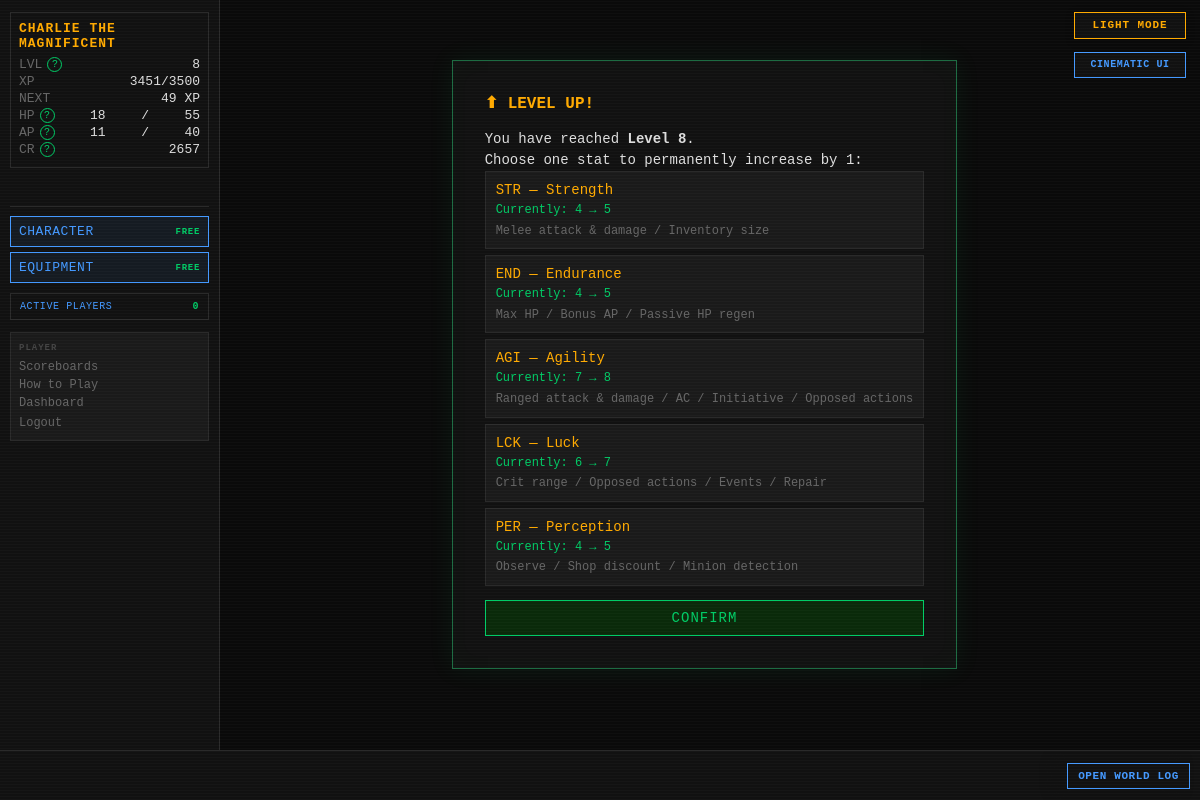
Page /levelup (signed in) on the committed database.
### tables this page shows
CREATE TABLE players (
    id                  INTEGER PRIMARY KEY AUTOINCREMENT,
    username            TEXT    UNIQUE NOT NULL,
    password_hash       TEXT    NOT NULL,
    email               TEXT    UNIQUE NOT NULL,
    character_name      TEXT    NOT NULL,
    sex                 TEXT    NOT NULL,
    class_id            INTEGER REFERENCES classes(id),
    str_stat            INTEGER NOT NULL DEFAULT 1,
    end_stat            INTEGER NOT NULL DEFAULT 1,
    agi_stat            INTEGER NOT NULL DEFAULT 1,
    lck_stat            INTEGER NOT NULL DEFAULT 1,
    per_stat            INTEGER NOT NULL DEFAULT 1,
    level               INTEGER NOT NULL DEFAULT 1,
    xp                  INTEGER NOT NULL DEFAULT 0,
    current_hp          INTEGER NOT NULL,
    current_ap          INTEGER NOT NULL,
    credits             INTEGER NOT NULL DEFAULT 25,
    equipped_weapon_id  INTEGER REFERENCES inventory_items(id),
    equipped_armor_id   INTEGER REFERENCES inventory_items(id),
    equipped_special_id INTEGER REFERENCES inventory_items(id),
    in_combat           INTEGER NOT NULL DEFAULT 0,
    pending_levelup     INTEGER NOT NULL DEFAULT 0,
    pending_perk        INTEGER NOT NULL DEFAULT 0,
    combat_preference   TEXT    NOT NULL DEFAULT "Balanced",
    is_banned           INTEGER NOT NULL DEFAULT 0,
    retired_at          TEXT,
    last_login_at       TEXT,
    created_at          TEXT    NOT NULL DEFAULT (datetime('now'))
);

### routes/auth.py (the view)
@bp.route("/levelup", methods=["GET"])
def levelup():
    player = g.player
    perks = _eligible_perks(player) if player.get("pending_perk") else []
    return render_template("auth/levelup.html", player=player, perks=perks)

### app.py (called while the page is built, shortened)
def _context_processor() -> dict:
    settings = get_all_settings()
    player = g.get("player")
    if not player:
        return {"settings": settings}
    active_count = execute_one(
        """SELECT COUNT(DISTINCT q.player_id) AS cnt FROM action_queue q
           JOIN players p ON p.id=q.player_id
           WHERE datetime(q.created_at)>=datetime('now','-5 minutes') AND p.is_banned=0"""
    )["cnt"]
    return {"player": player, "settings": settings,
            "active_player_count": active_count}

def _check_auth():
    if request.endpoint in _AUTH_EXEMPT:
        return None
    if not session.get("player_id"):
        return redirect(url_for("auth.login"))
    return None

def _load_player():
    player_id = session.get("player_id")
    if not player_id:
        return None
    reconcile_combat_state(player_id)
    player = get_player(player_id)
    if player is None:
        session.clear()
        return redirect(url_for("auth.login"))
    g.player = player
    return None

def _check_levelup():
    if request.endpoint in _LEVELUP_EXEMPT:
        return None

def _set_blackout_flag():
    settings = get_all_settings()
    blackout_mins = settings.get("MIDNIGHT_BLACKOUT_MINUTES", cfg.MIDNIGHT_BLACKOUT_MINUTES)
    now = datetime.now(timezone.utc)
    minutes_to_midnight = (24 * 60) - (now.hour * 60 + now.minute)
    g.blackout = (minutes_to_midnight <= blackout_mins)

### database.py (called while the page is built, shortened)
def get_db() -> sqlite3.Connection:
    if 'db' not in g:
        g.db = sqlite3.connect(
            cfg.DB_PATH,
            detect_types=sqlite3.PARSE_DECLTYPES,
            timeout=10,
        )
        g.db.row_factory = dict_factory
        g.db.execute("PRAGMA foreign_keys = ON")
        g.db.execute("PRAGMA journal_mode = WAL")
    return g.db

def dict_factory(cursor: sqlite3.Cursor, row: tuple) -> dict:
    return {col[0]: val for col, val in zip(cursor.description, row)}

@contextmanager
def exclusive_transaction():
    db = get_db()
    db.execute("BEGIN EXCLUSIVE")
    try:
        yield
        db.execute("COMMIT")
    except Exception:
        db.execute("ROLLBACK")
        raise

def execute(sql: str, params: tuple = ()) -> list[dict]:
    return get_db().execute(sql, params).fetchall()

def execute_one(sql: str, params: tuple = ()) -> dict | None:
    return get_db().execute(sql, params).fetchone()

def execute_write(sql: str, params: tuple = ()) -> int:
    cursor = get_db().execute(sql, params)
    return cursor.lastrowid if cursor.lastrowid else cursor.rowcount

### templates/auth/levelup.html (shortened to what this page needs)
{% extends "base.html" %}
{% block content %}
<div id="auth-box">
    <h2 class="auth-heading term-amber">⬆ LEVEL UP!</h2>
    <p>You have reached <strong>Level {{ player.level }}</strong>.</p>
    <p>Choose one stat to permanently increase by 1:</p>
    <form method="POST" action="{{ url_for('auth.levelup_post') }}">
        <div id="levelup-stats">
            {% for stat, label, detail in [
                ('STR', 'STR — Strength',    'Melee attack & damage / Inventory size'),
                ('END', 'END — Endurance',   'Max HP / Bonus AP / Passive HP regen'),
                ('AGI', 'AGI — Agility',     'Ranged attack & damage / AC / Initiative / Opposed actions'),
                ('LCK', 'LCK — Luck',        'Crit range / Opposed actions / Events / Repair'),
                ('PER', 'PER — Perception',  'Observe / Shop discount / Minion detection')
            ] %}
            <label class="stat-choice">
                <span class="stat-name">{{ label }}</span>
                <span class="stat-current">Currently: {{ player[stat.lower() + '_stat'] }} → {{ player[stat.lower() + '_stat'] + 1 }}</span>
                <span class="stat-detail">{{ detail }}</span>
            </label>
            {% endfor %}
        </div>
        <button type="submit" class="auth-btn">CONFIRM</button>
    </form>
</div>
{% endblock %}

### templates/base.html (shortened to what this page needs)
<!DOCTYPE html>
<html lang="en">
<head>
<link rel="stylesheet" href="{{ url_for('static', filename='style.css') }}">
</head>
<body class="{{ 'authenticated' if player else 'auth-page' }} {% block body_class %}{% endblock %}">
{% if settings.get('ALLOW_PLAYER_COLOR_OVERRIDE', true) %}<button id="theme-toggle" type="button" aria-label="Switch color theme" aria-pressed="false">
</button>{% endif %}
{% if settings.get('ALLOW_PLAYER_INTERFACE_OVERRIDE', true) %}
<button id="interface-toggle" type="button" aria-label="Switch interface style" aria-pressed="false">
</button>
{% endif %}
{% if player %}
<div id="left-col">
    <div id="status-block">
        <div class="status-name">{{ player.character_name }}</div>
        <div class="status-line">
            <span class="label">LVL</span>
            <span id="status-level">{{ player.level }}</span>
        </div>
        <div class="status-line">
            <span class="label">XP</span>
            <span><span id="status-xp">{{ player.xp }}</span><span id="status-xp-threshold">{% if player.get('next_level_xp') is not none %}/{{ player.get('next_level_xp') }}{% endif %}</span></span>
        </div>
        <div class="status-line" title="Experience still needed to reach level {{ player.level + 1 }}">
            <span class="label">NEXT</span>
            <span id="status-xp-next">{% if player.get('xp_to_next_level') is none %}MAX{% elif player.get('xp_to_next_level') <= 0 %}LEVEL UP{% else %}{{ player.get('xp_to_next_level') }} XP{% endif %}</span>
        </div>
        <div class="status-line">
            <span class="label">HP</span>
            <span id="status-hp">{{ player.current_hp }}</span>/<span id="status-maxhp">{{ player.max_hp }}</span>
        </div>
        <div class="status-line">
            <span class="label">AP</span>
            <span id="status-ap">{{ player.current_ap }}</span>/<span id="status-maxap">{{ player.max_ap }}</span>
        </div>
        <div class="status-line">
            <span class="label">CR</span>
            <span id="status-credits">{{ player.credits }}</span>
        </div>
    </div>
    <div class="free-action-buttons" aria-label="Free character actions">
        <a class="action-btn free-action-btn" href="{{ url_for('character.index') }}">
            CHARACTER <span class="free-cost">FREE</span>
        </a>
        <a class="action-btn free-action-btn" href="{{ url_for('character.equipment') }}">
            EQUIPMENT <span class="free-cost">FREE</span>
        </a>
    </div>
    <button id="active-players-toggle" class="active-players-toggle" type="button"
            data-url="{{ url_for('feeds.active_players') }}" aria-haspopup="dialog">
        ACTIVE PLAYERS <span id="active-player-count">{{ active_player_count }}</span>
    </button>
    <nav id="left-nav">
        <span class="nav-heading">PLAYER</span>
        <a href="{{ url_for('scoreboards.index') }}">Scoreboards</a>
        <a href="{{ url_for('feeds.game_help') }}">How to Play</a>
        <a href="{{ url_for('dashboard.index') }}">Dashboard</a>
        <form action="{{ url_for('auth.logout') }}" method="POST" style="margin:0">
            <button type="submit" class="nav-link-btn">Logout</button>
        </form>
    </nav>
</div>
{% endif %}
<div id="main">
    {% block content %}{% endblock %}
</div>
{% if player %}
<div id="ticker-wrap">
    <a id="ticker-log-link" href="{{ url_for('feeds.global_log') }}" title="Open the complete World Log">OPEN WORLD LOG</a>
    <div id="ticker">
    </div>
</div>
{% endif %}
</body>
</html>

### rows in the picture
players: character_name "CHARLIE THE MAGNIFICENT", level "8", xp "3451", current_hp "18", current_ap "11", credits "2657", str_stat "4" "4" "7" "6" "4", player[stat.lower()+'_stat']+1 "5" "5" "8" "7" "5"

### other values in the picture
{{ player.get('next_level_xp') }} "3500"
{{ player.get('xp_to_next_level') }} "49"
{{ player.max_hp }} "55"
{{ player.max_ap }} "40"
{{ active_player_count }} "0"
{{ label }} "STR — Strength" "END — Endurance" "AGI — Agility" "LCK — Luck" "PER — Perception"
{{ detail }} "Melee attack & damage / Inventory size" "Max HP / Bonus AP / Passive HP regen" "Ranged attack & damage / AC / Initiative / Opposed actions" "Crit range / Opposed actions / Events / Repair" "Observe / Shop discount / Minion detection"
